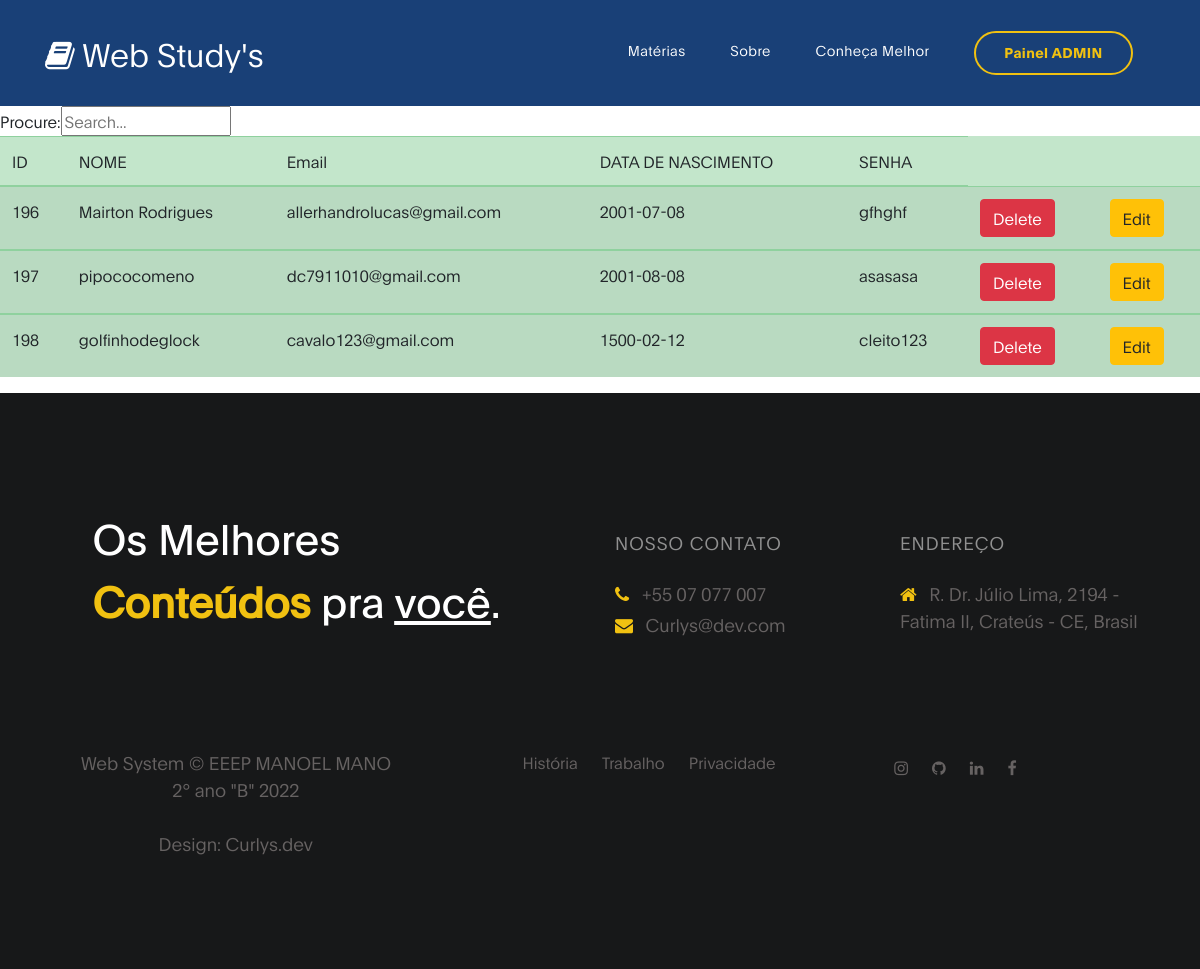
Before: /tabela.php with the older database file.
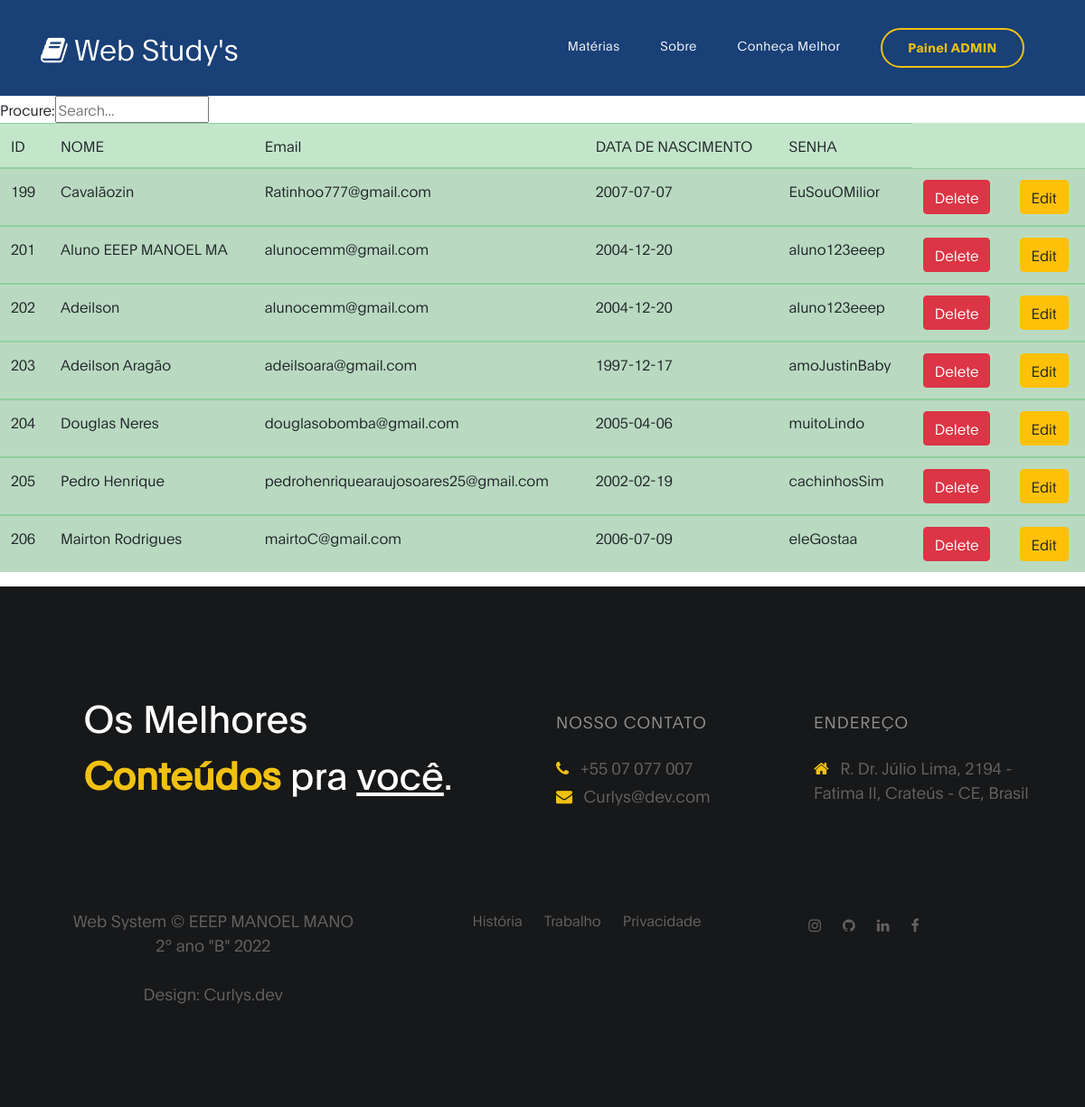
After: the same page with the newer database file.
### tables this page shows
CREATE TABLE `tabela` (
  `id` int(11) NOT NULL,
  `nome` varchar(20) NOT NULL,
  `email` varchar(120) NOT NULL,
  `datinha` date NOT NULL,
  `senha` varchar(30) NOT NULL
);

### tabela.php (the view, shortened to what this page needs)
<?php
  include "editarBD.php";
  $listar = mysqli_query($conexaobd, "SELECT * FROM tabela");
  ?>
<!DOCTYPE html>
<html lang="pt-br">
<head>
     <link rel="stylesheet" href="css/bootstrap.min.css">
     <link rel="stylesheet" href="css/font-awesome.min.css">
     <link rel="stylesheet" href="css/aos.css">
     <link rel="stylesheet" href="css/owl.carousel.min.css">
     <link rel="stylesheet" href="css/owl.theme.default.min.css">
     <link rel="stylesheet" href="css/templatemo-digital-trend.css">
</head>
<body>
     <nav class="navbar navbar-expand-lg">
          <div class="container">
               <a class="navbar-brand" href="index2.php">
                    <i class="fa fa-book"></i>
                    Web Study's
               </a>
               <div class="collapse navbar-collapse" id="navbarNav">
                    <ul class="navbar-nav ml-auto">
                         <li class="nav-item">
                              <a href="#project" class="nav-link smoothScroll">Matérias</a>
                         </li>
                         <li class="nav-item">
                              <a href="#footer" class="nav-link smoothScroll">Sobre</a>
                         </li>
                         <li class="nav-item">
                              <a href="blogKnow.html" class="nav-link">Conheça Melhor</a>
                         </li>
                         <li class="nav-item">
                              <a href="tabela.php" class="nav-link contact">Painel ADMIN</a>
                         </li>
                    </ul>
               </div>
          </div>
     </nav>
     Procure:<input id="myInput" type="text" placeholder="Search...">
  <table class="table table-success table-striped">
    <thead>
      <tr>
        <th scope="col">ID</th>
        <th scope="col">NOME</th>
        <th scope="col">Email</th>
        <th scope="col">DATA DE NASCIMENTO</th>
        <th scope="col">SENHA</th>
      </tr>
    </thead>
    <?php while ($usuario = mysqli_fetch_assoc($listar)) { ?>
      <tbody id="myTable">
        <tr>
          <th scope="row"><?php echo $usuario['id']; ?></th>
          <td><?php echo $usuario['nome']; ?></td>
          <td><?php echo $usuario['email']; ?></td>
          <td><?php echo $usuario['datinha']; ?></td>
          <td><?php echo $usuario['senha']; ?></td>
          <td><a href="delete.php?id=<?=$usuario['id']?>" class="btn btn-danger">Delete</a></td>
          <td><a href="editar.php?id=<?php echo $usuario['id']; ?>" class="btn btn-warning">Edit</a></td>
        </tr>
      </tbody>
    <?php } ?>
  </table>
     <footer class="site-footer">
          <div class="container" id="footer">
               <div class="row">
                    <div class="col-lg-5 mx-lg-auto col-md-8 col-10">
                         <h1 class="text-white" data-aos="fade-up" data-aos-delay="100">Os Melhores <strong>Conteúdos
                              </strong>pra <u>você</u>.</h1>
                    </div>
                    <div class="col-lg-3 col-md-6 col-12" data-aos="fade-up" data-aos-delay="200">
                         <h4 class="my-4">Nosso Contato</h4>
                         <p class="mb-1">
                              <i class="fa fa-phone mr-2 footer-icon"></i>
                              +55 07 077 007
                         </p>
                         <p>
                              <a href="https://mail.google.com/mail/u/0/#inbox">
                                   <i class="fa fa-envelope mr-2 footer-icon"></i>
                                   Curlys@dev.com
                              </a>
                         </p>
                    </div>
                    <div class="col-lg-3 col-md-6 col-12" data-aos="fade-up" data-aos-delay="300">
                         <h4 class="my-4">Endereço</h4>
                         <p class="mb-1">
                              <a href="https://goo.gl/maps/ZjxQ9YYtfb2QCWom9" target="_blank" rel="noopener noreferrer">
                                   <i class="fa fa-home mr-2 footer-icon"></i>
                                   R. Dr. Júlio Lima, 2194 - Fatima II, Crateús - CE, Brasil</a>
                         </p>
                    </div>
                    <div class="col-lg-4 mx-lg-auto text-center col-md-8 col-12" data-aos="fade-up"
                         data-aos-delay="400">
                         <p class="copyright-text">Web System &copy; EEEP MANOEL MANO <br> 2° ano "B" 2022
                              <br><br>
                              <a rel="nofollow noopener" href="https://abre.bio/Curlys.dev" target="_blank"
                                   rel="noopener noreferrer">Design: Curlys.dev</a>
                         </p>
                    </div>
                    <div class="col-lg-4 mx-lg-auto col-md-6 col-12" data-aos="fade-up" data-aos-delay="500">
                         <ul class="footer-link">
                              <li><a href="#">História</a></li>
                              <li><a href="#">Trabalho</a></li>
                              <li><a href="#">Privacidade</a></li>
                         </ul>
                    </div>
                    <div class="col-lg-3 mx-lg-auto col-md-6 col-12" data-aos="fade-up" data-aos-delay="600">
                         <ul class="social-icon">
                              <li><a href="https://www.instagram.com/eeepmanoelmano/" target="_blank"
                                        rel="noopener noreferrer" class="fa fa-instagram"></a></li>
                              <li><a href="#" class="fa fa-github"></a></li>
                              <li><a href="#" class="fa fa-linkedin"></a></li>
                              <li><a href="#" class="fa fa-facebook"></a></li>
                         </ul>
                    </div>
               </div>
          </div>
     </footer>
</body>
</html>

### css/templatemo-digital-trend.css (style rules this page uses)
:root { --primary-color: #1b45b9; --secondary-color: #f1c111; --white-color: #ffffff; --dark-color: #171819; --project-bg: #f0f8ff; --menu-bg: #194077; --title-color: #15141a; --gray-color: #909090; --link-color: #404040; --p-color: #666262; --base-font-family: 'Plain-Light', sans-serif; --title-font-family: 'Plain-Regular', sans-serif; --font-bold-family: 'Plain-Bold', sans-serif; --font-weight-bold: bold; --h1-font-size: 42px; --h2-font-size: 32px; --h3-font-size: 24px; --p-font-size: 18px; --base-font-size: 16px; --menu-font-size: 14px; --border-radius-large: 100px; --border-radius-small: 5px; }
body { background: var(--white-color); font-family: var(--base-font-family); }
h1,h2,h3,h4,h5,h6 { font-family: var(--title-font-family); line-height: inherit; }
h1 { color: var(--title-color); font-size: var(--h1-font-size); }
h4 { color: var(--gray-color); font-family: var(--base-font-family); font-size: var(--p-font-size); letter-spacing: 1px; text-transform: uppercase; }
p { color: var(--p-color); font-size: var(--p-font-size); line-height: 1.5em; }
b, strong { letter-spacing: 0; color: var(--secondary-color); }
* { -webkit-box-sizing: border-box; -moz-box-sizing: border-box; box-sizing: border-box; }
*::before, *::after { -webkit-box-sizing: border-box; -moz-box-sizing: border-box; box-sizing: border-box; }
a { color: var(--link-color); font-weight: normal; text-decoration: none; }
.navbar { background: var(--menu-bg); z-index: 2; top: 0; right: 0; left: 0; padding: 1.5em; }
.navbar-brand { color: var(--white-color); font-size: var(--h2-font-size); }
.nav-link { color: var(--white-color); font-size: var(--menu-font-size); letter-spacing: 0.4px; margin: 0 1.6em; padding: 0.6em; }
.navbar-expand-lg .navbar-nav .nav-link { padding-right: 0; padding-left: 0; }
.navbar-expand-lg .navbar-nav .nav-link.contact { border: 2px solid var(--secondary-color); border-radius: var(--border-radius-large); color: var(--secondary-color); font-family: var(--font-bold-family); padding: 0.6em 2em 0.8em 2em; }
.site-footer { background: var(--dark-color); padding: 7em 0 6em 0; }
.site-footer a { color: var(--p-color); }
.site-footer a:hover, .footer-icon { color: var(--secondary-color); }
.footer-link li { display: inline-block; list-style: none; margin: 0 10px; }
.copyright-text, .footer-link, .site-footer .social-icon { margin-top: 6em; }
.copyright-text { margin-top: 5.3em; }
.social-icon { position: relative; padding: 0; margin: 4em 0 0 0; }
.social-icon li { display: inline-block; list-style: none; }
.social-icon li a { text-decoration: none; display: inline-block; font-size: var(--base-font-size); margin: 10px; text-align: center; }

Changed rows visible on the page:
removed tabela: id "196", nome "Mairton Rodrigues", email "allerhandrolucas@gmail.com", datinha "2001-07-08", senha "gfhghf"
removed tabela: id "197", nome "pipococomeno", email "dc7911010@gmail.com", datinha "2001-08-08", senha "asasasa"
removed tabela: id "198", nome "golfinhodeglock", email "cavalo123@gmail.com", datinha "1500-02-12", senha "cleito123"
added tabela: id "199", nome "Cavalãozin", email "Ratinhoo777@gmail.com", datinha "2007-07-07", senha "EuSouOMilior"
added tabela: id "201", nome "Aluno EEEP MANOEL MA", email "alunocemm@gmail.com", datinha "2004-12-20", senha "aluno123eeep"
added tabela: id "202", nome "Adeilson", email "alunocemm@gmail.com", datinha "2004-12-20", senha "aluno123eeep"
added tabela: id "203", nome "Adeilson Aragão", email "adeilsoara@gmail.com", datinha "1997-12-17", senha "amoJustinBaby"
added tabela: id "204", nome "Douglas Neres", email "douglasobomba@gmail.com", datinha "2005-04-06", senha "muitoLindo"
added tabela: id "205", nome "Pedro Henrique", email "pedrohenriquearaujosoares25@gmail.com", datinha "2002-02-19", senha "cachinhosSim"
added tabela: id "206", nome "Mairton Rodrigues", email "mairtoC@gmail.com", datinha "2006-07-09", senha "eleGostaa"
